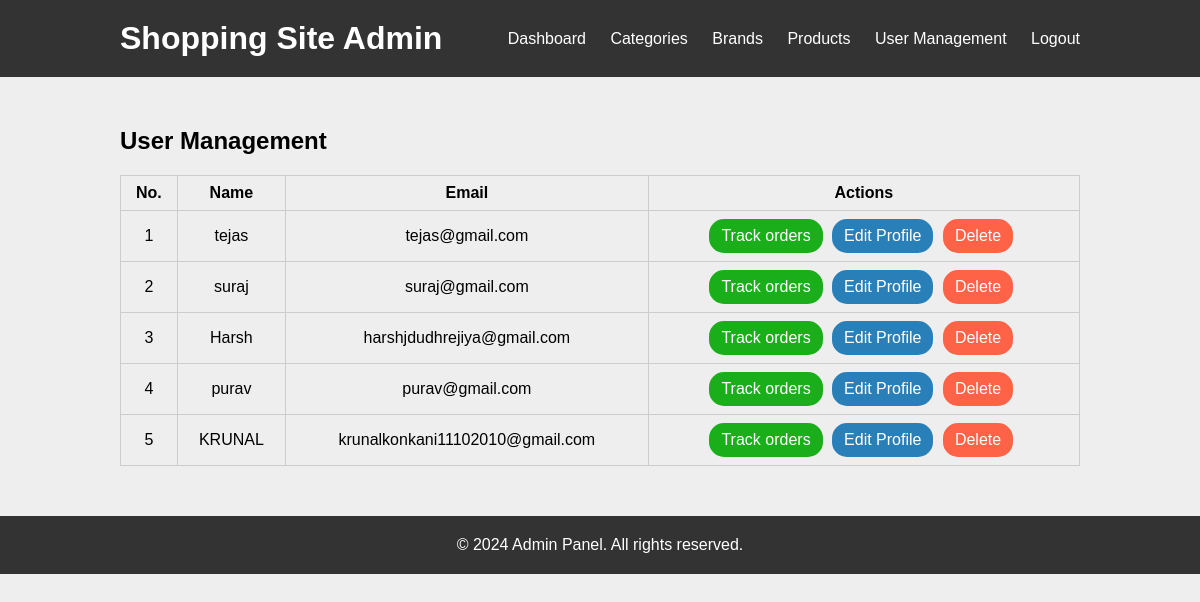
The page /admin/user_management.php (signed in) on the database its author committed.
### tables this page shows
CREATE TABLE `users` (
  `first_name` varchar(255) NOT NULL,
  `last_name` varchar(255) NOT NULL,
  `username` varchar(255) NOT NULL,
  `mobile` bigint(20) NOT NULL,
  `email` varchar(255) NOT NULL,
  `photo` varchar(255) NOT NULL,
  `password` varchar(255) NOT NULL,
  `id` int(11) NOT NULL
);

### admin/user_management.php (the view, shortened to what this page needs)
<?php
require_once '../db_connection.php';
require_once '../admin/admin_header.php';
?>
<section class="management">
    <div class="container">
        <h2>User Management</h2>
        <table>
            <tr>
                <th>No.</th>
                <th>Name</th>
                <th>Email</th>
                <th>Actions</th>
            </tr>
            <?php
            $sql = "SELECT * FROM users";
            $result = mysqli_query($conn, $sql);
            $a = 1;
            if (mysqli_num_rows($result) > 0) {
                while ($row = mysqli_fetch_assoc($result)) {
                    echo "<tr>";
                    echo "<td>" . $a . "</td>";
                    echo "<td>" . $row["first_name"] . "</td>";
                    echo "<td>" . $row["email"] . "</td>";
                    echo "<td class='actions'>
                            <a class='btn btn-track-order' href='./order_management.php?id=" . $row["id"] . "'>Track orders</a>
                            <a class='btn btn-btn-primary' href='./edit_profile.php?id=" . $row["id"] . "'>Edit Profile</a>
                            <a class='btn btn-delete' href='./user_management.php?id=" . $row["id"] . "&action=delete' onclick=\"return confirm('Are you sure you want to delete?');\">Delete</a>
                          </td>";
                    echo "</tr>";
                    $a++;
                }
            } else {
                echo "<tr>
                        <td colspan='4'>No users found.</td>
                      </tr>";
            }
            ?>
        </table>
    </div>
</section>
<?php
require_once('../admin/admin_footer.php');
?>

### css/admin_style.css (style rules this page uses)
:root { --blue: #2980b9; --red: tomato; --green: rgb(26, 174, 26); --orange: rgb(218, 167, 73); --black: #333; --white: #fff; --table-bg-color: #f0f0f0; --table-border-color: #ccc; --bg-color: #eee; --dark-bg: rgba(0, 0, 0, .7); --box-shadow: 0 .5rem 1rem rgba(0, 0, 0, .1); --border: .1rem solid #999; }
* { margin: 0; padding: 0; box-sizing: border-box; }
body { font-family: Arial, sans-serif; background-color: var(--bg-color); }
.container { width: 80%; margin: 0 auto; overflow: hidden; max-height: 100vh; }
.management { padding: 50px 0; }
.management h2 { margin-bottom: 20px; }
table { width: 100%; border-collapse: collapse; }
table th, table td { border: 1px solid var(--table-border-color); padding: 8px; text-align: center; }
table th { background-color: var(--bg-color); }
table td a { display: inline-block; margin-right: 5px; text-decoration: none; }
.btn { padding: 10px 15px; border-radius: 15px; color: var(--white); }
.btn-delete { background-color: var(--red); }
.btn-track-order { background-color: var(--green); }
.btn-btn-primary { background-color: var(--blue); }
.btn { text-decoration: none; padding: 8px 12px; border-radius: 15px; color: var(--white); }

### rows shown on the page
users: first_name "tejas", email "tejas@gmail.com"
users: first_name "suraj", email "suraj@gmail.com"
users: first_name "Harsh", email "harshjdudhrejiya@gmail.com"
users: first_name "purav", email "purav@gmail.com"
users: first_name "KRUNAL", email "krunalkonkani11102010@gmail.com"
